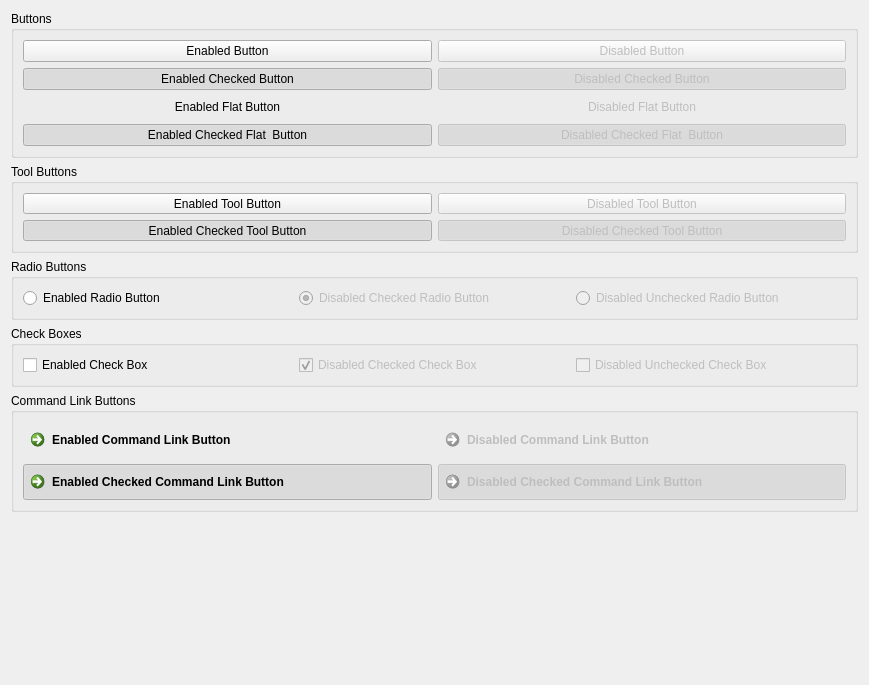
           <widget class="QWidget" name="scrollAreaWidgetContents">
            <property name="geometry">
             <rect>
              <x>0</x>
              <y>0</y>
              <width>869</width>
              <height>685</height>
             </rect>
            </property>
            <layout class="QVBoxLayout" name="verticalLayout_2">
             <item>
              <widget class="QGroupBox" name="groupBox">
               <property name="title">
                <string>Buttons</string>
               </property>
               <layout class="QGridLayout" name="gridLayout_4">
                <item row="2" column="1">
                 <widget class="QPushButton" name="pushButton_4">
                  <property name="enabled">
                   <bool>false</bool>
                  </property>
                  <property name="text">
                   <string>Disabled Flat Button</string>
                  </property>
                  <property name="flat">
                   <bool>true</bool>
                  </property>
                 </widget>
                </item>
                <item row="0" column="1">
                 <widget class="QPushButton" name="pushButton_2">
                  <property name="enabled">
                   <bool>false</bool>
                  </property>
                  <property name="text">
                   <string>Disabled Button</string>
                  </property>
                 </widget>
                </item>
                <item row="0" column="0">
                 <widget class="QPushButton" name="pushButton">
                  <property name="text">
                   <string>Enabled Button</string>
                  </property>
                 </widget>
                </item>
                <item row="2" column="0">
                 <widget class="QPushButton" name="pushButton_3">
                  <property name="text">
                   <string>Enabled Flat Button</string>
                  </property>
                  <property name="flat">
                   <bool>true</bool>
                  </property>
                 </widget>
                </item>
                <item row="1" column="0">
                 <widget class="QPushButton" name="pushButton_5">
                  <property name="text">
                   <string>Enabled Checked Button</string>
                  </property>
                  <property name="checkable">
                   <bool>true</bool>
                  </property>
                  <property name="checked">
                   <bool>true</bool>
                  </property>
                 </widget>
                </item>
                <item row="1" column="1">
                 <widget class="QPushButton" name="pushButton_6">
                  <property name="enabled">
                   <bool>false</bool>
                  </property>
                  <property name="text">
                   <string>Disabled Checked Button</string>
                  </property>
                  <property name="checkable">
                   <bool>true</bool>
                  </property>
                  <property name="checked">
                   <bool>true</bool>
                  </property>
                 </widget>
                </item>
                <item row="3" column="0">
                 <widget class="QPushButton" name="pushButton_7">
                  <property name="text">
                   <string>Enabled Checked Flat  Button</string>
                  </property>
                  <property name="checkable">
                   <bool>true</bool>
                  </property>
                  <property name="checked">
                   <bool>true</bool>
                  </property>
                  <property name="flat">
                   <bool>true</bool>
                  </property>
                 </widget>
                </item>
                <item row="3" column="1">
                 <widget class="QPushButton" name="pushButton_8">
                  <property name="enabled">
                   <bool>false</bool>
                  </property>
                  <property name="text">
                   <string>Disabled Checked Flat  Button</string>
                  </property>
                  <property name="checkable">
                   <bool>true</bool>
                  </property>
                  <property name="checked">
                   <bool>true</bool>
                  </property>
                  <property name="flat">
                   <bool>true</bool>
                  </property>
                 </widget>
                </item>
               </layout>
              </widget>
             </item>
             <item>
              <widget class="QGroupBox" name="groupBox_2">
               <property name="title">
                <string>Tool Buttons</string>
               </property>
               <layout class="QGridLayout" name="gridLayout_5">
                <item row="0" column="1">
                 <widget class="QToolButton" name="toolButton_2">
                  <property name="enabled">
                   <bool>false</bool>
                  </property>
                  <property name="sizePolicy">
                   <sizepolicy hsizetype="Minimum" vsizetype="Fixed">
                    <horstretch>0</horstretch>
                    <verstretch>0</verstretch>
                   </sizepolicy>
                  </property>
                  <property name="text">
                   <string>Disabled Tool Button</string>
                  </property>
                 </widget>
                </item>
                <item row="0" column="0">
                 <widget class="QToolButton" name="toolButton">
                  <property name="sizePolicy">
                   <sizepolicy hsizetype="Minimum" vsizetype="Fixed">
                    <horstretch>0</horstretch>
                    <verstretch>0</verstretch>
                   </sizepolicy>
                  </property>
                  <property name="text">
                   <string>Enabled Tool Button</string>
                  </property>
                 </widget>
                </item>
                <item row="1" column="0">
                 <widget class="QToolButton" name="toolButton_3">
                  <property name="sizePolicy">
                   <sizepolicy hsizetype="Minimum" vsizetype="Fixed">
                    <horstretch>0</horstretch>
                    <verstretch>0</verstretch>
                   </sizepolicy>
                  </property>
                  <property name="text">
                   <string>Enabled Checked Tool Button</string>
                  </property>
                  <property name="checkable">
                   <bool>true</bool>
                  </property>
                  <property name="checked">
                   <bool>true</bool>
                  </property>
                 </widget>
                </item>
                <item row="1" column="1">
                 <widget class="QToolButton" name="toolButton_4">
                  <property name="enabled">
                   <bool>false</bool>
                  </property>
                  <property name="sizePolicy">
                   <sizepolicy hsizetype="Minimum" vsizetype="Fixed">
                    <horstretch>0</horstretch>
                    <verstretch>0</verstretch>
                   </sizepolicy>
                  </property>
                  <property name="text">
                   <string>Disabled Checked Tool Button</string>
                  </property>
                  <property name="checkable">
                   <bool>true</bool>
                  </property>
                  <property name="checked">
                   <bool>true</bool>
                  </property>
                 </widget>
                </item>
               </layout>
              </widget>
             </item>
             <item>
              <widget class="QGroupBox" name="groupBox_3">
               <property name="title">
                <string>Radio Buttons</string>
               </property>
               <layout class="QHBoxLayout" name="horizontalLayout_3">
                <item>
                 <widget class="QRadioButton" name="radioButton_2">
                  <property name="text">
                   <string>Enabled Radio Button</string>
                  </property>
                  <property name="autoExclusive">
                   <bool>false</bool>
                  </property>
                 </widget>
                </item>
                <item>
                 <widget class="QRadioButton" name="radioButton">
                  <property name="enabled">
                   <bool>false</bool>
                  </property>
                  <property name="text">
                   <string>Disabled Checked Radio Button</string>
                  </property>
                  <property name="checkable">
                   <bool>true</bool>
                  </property>
                  <property name="checked">
                   <bool>true</bool>
                  </property>
                  <property name="autoExclusive">
                   <bool>false</bool>
                  </property>
                 </widget>
                </item>
                <item>
                 <widget class="QRadioButton" name="radioButton_3">
                  <property name="enabled">
                   <bool>false</bool>
                  </property>
                  <property name="text">
                   <string>Disabled Unchecked Radio Button</string>
                  </property>
                  <property name="checkable">
                   <bool>false</bool>
                  </property>
                 </widget>
                </item>
               </layout>
              </widget>
             </item>
             <item>
              <widget class="QGroupBox" name="groupBox_4">
               <property name="title">
                <string>Check Boxes</string>
               </property>
               <layout class="QHBoxLayout" name="horizontalLayout_4">
                <item>
                 <widget class="QCheckBox" name="checkBox">
                  <property name="text">
                   <string>Enabled Check Box</string>
                  </property>
                 </widget>
                </item>
                <item>
                 <widget class="QCheckBox" name="checkBox_2">
                  <property name="enabled">
                   <bool>false</bool>
                  </property>
                  <property name="text">
                   <string>Disabled Checked Check Box</string>
                  </property>
                  <property name="checked">
                   <bool>true</bool>
                  </property>
                 </widget>
                </item>
                <item>
                 <widget class="QCheckBox" name="checkBox_3">
                  <property name="enabled">
                   <bool>false</bool>
                  </property>
                  <property name="text">
                   <string>Disabled Unchecked Check Box</string>
                  </property>
                 </widget>
                </item>
               </layout>
              </widget>
             </item>
             <item>
              <widget class="QGroupBox" name="groupBox_5">
               <property name="title">
                <string>Command Link Buttons</string>
               </property>
               <layout class="QGridLayout" name="gridLayout_6">
                <item row="0" column="1">
                 <widget class="QCommandLinkButton" name="commandLinkButton_2">
                  <property name="enabled">
                   <bool>false</bool>
                  </property>
                  <property name="text">
                   <string>Disabled Command Link Button</string>
                  </property>
                 </widget>
                </item>
                <item row="0" column="0">
                 <widget class="QCommandLinkButton" name="commandLinkButton">
                  <property name="text">
                   <string>Enabled Command Link Button</string>
                  </property>
                 </widget>
                </item>
                <item row="1" column="0">
                 <widget class="QCommandLinkButton" name="commandLinkButton_3">
                  <property name="text">
                   <string>Enabled Checked Command Link Button</string>
                  </property>
                  <property name="checkable">
                   <bool>true</bool>
                  </property>
                  <property name="checked">
                   <bool>true</bool>
                  </property>
                 </widget>
                </item>
                <item row="1" column="1">
                 <widget class="QCommandLinkButton" name="commandLinkButton_4">
                  <property name="enabled">
                   <bool>false</bool>
                  </property>
                  <property name="text">
                   <string>Disabled Checked Command Link Button</string>
                  </property>
                  <property name="checkable">
                   <bool>true</bool>
                  </property>
                  <property name="checked">
                   <bool>true</bool>
                  </property>
                 </widget>
                </item>
               </layout>
              </widget>
             </item>
             <item>
              <spacer name="verticalSpacer">
               <property name="orientation">
                <enum>Qt::Vertical</enum>
               </property>
               <property name="sizeHint" stdset="0">
                <size>
                 <width>20</width>
                 <height>0</height>
                </size>
               </property>
              </spacer>
             </item>
            </layout>
           </widget>
